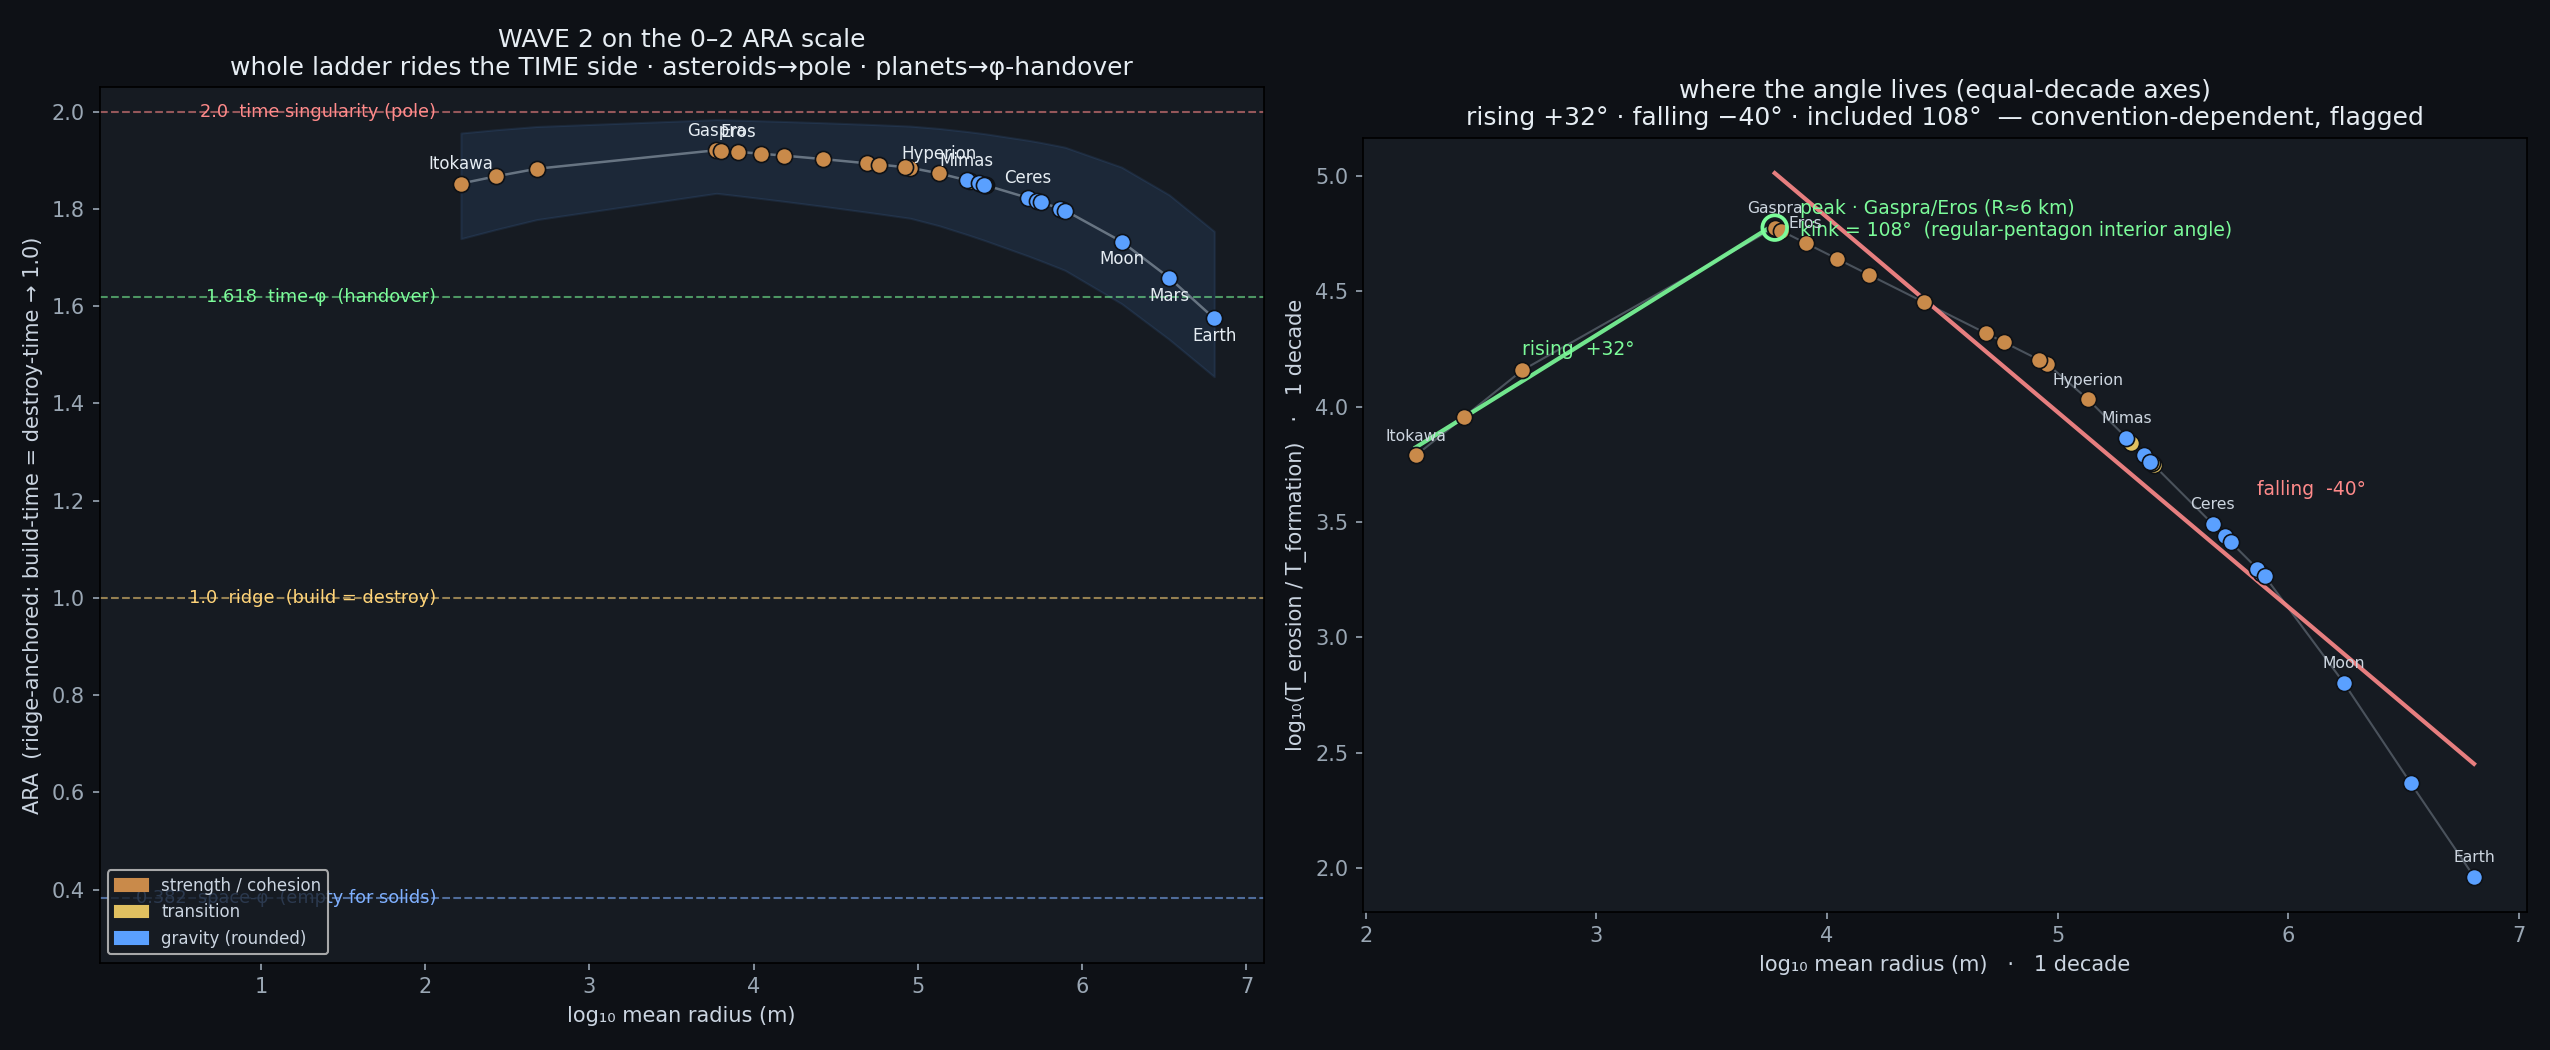

The Python source for this figure:
"""Wave 2 (formation->erosion) redrawn ON the 0-2 ARA scale.
 A: y = ARA, ridge-anchored (build-time == destroy-time -> 1.0), phi-lines, convention band.
 B: raw log-ratio curve where the 108-degree pentagon kink actually lives."""
import numpy as np, matplotlib
matplotlib.use("Agg"); import matplotlib.pyplot as plt

BODIES=[("Itokawa",0.165,"S"),("Bennu",0.268,"S"),("Ryugu",0.478,"S"),("Eros",8.07,"S"),
("Gaspra",5.93,"S"),("Ida",15.2,"S"),("Deimos",6.34,"S"),("Phobos",11.05,"S"),
("Mathilde",26.4,"S"),("Lutetia",48.8,"S"),("Epimetheus",58.2,"S"),("Janus",89.9,"S"),
("Amalthea",83.0,"S"),("Hyperion",135.,"S"),("Proteus",208.7,"T"),("Mimas",198.2,"G"),
("Vesta",261.,"T"),("Pallas",256.,"T"),("Miranda",235.7,"G"),("Enceladus",252.,"G"),
("Ceres",469.,"G"),("Tethys",531.,"G"),("Dione",561.,"G"),("Rhea",763.,"G"),
("Iapetus",734.,"G"),("Titania",788.,"G"),("Moon",1737.,"G"),("Mars",3389.,"G"),("Earth",6371.,"G")]
COL={"S":"#c98a4a","T":"#e0c060","G":"#5aa0ff"}
names=[b[0] for b in BODIES]; R=np.array([b[1] for b in BODIES]); reg=[b[2] for b in BODIES]
logR=np.log10(R*1000.)
fa_x=np.array([-2,3,5,6,6.8]); fa_y=np.array([3.0,4.5,5.5,6.5,7.7])
logTform=np.interp(logR,fa_x,fa_y)
D=2*R
logTerode=np.minimum(np.log10(0.3e9)+1.1*np.log10(D/0.8),np.log10(4.6e9))
logratio=logTerode-logTform
def ARA(W): return 1+np.tanh(logratio/W)

o=np.argsort(logR); lr=logR[o]; rt=logratio[o]; nmo=np.array(names)[o]; rego=np.array(reg)[o]
pk=int(np.argmax(rt))

fig,(axA,axB)=plt.subplots(1,2,figsize=(17,7),facecolor="#0e1116")
for ax in (axA,axB): ax.set_facecolor("#161b22"); ax.tick_params(colors="#9aa7b4"); ax.grid(False)
LAB={"S":"strength / cohesion","T":"transition","G":"gravity (rounded)"}

# ---------- Panel A : ON the ARA scale ----------
# phi / landmark lines
for yv,lab,c in [(2.0,"2.0  time singularity (pole)","#ff8a8a"),
                 (1.618,"1.618  time-φ  (handover)","#7CFC9A"),
                 (1.0,"1.0  ridge  (build = destroy)","#ffd479"),
                 (0.382,"0.382  space-φ  (empty for solids)","#7fb0ff")]:
    axA.axhline(yv,color=c,lw=1.0,ls="--",alpha=0.55)
    axA.text(logR.min()-0.15,yv,lab,color=c,fontsize=8.5,va="center",ha="right")
# convention band (W=2 upper, W=4 lower) + primary W=3 line
aU=ARA(2.0)[o]; aL=ARA(4.0)[o]; aM=ARA(3.0)[o]
axA.fill_between(lr,aL,aU,color="#5aa0ff",alpha=0.10,zorder=1,label="convention band (W=2→4)")
axA.plot(lr,aM,color="#9aa7b4",lw=1.2,alpha=0.6,zorder=2)
for i in range(len(BODIES)):
    axA.scatter(logR[i],ARA(3.0)[i],s=60,c=COL[reg[i]],edgecolors="#0e1116",lw=0.8,zorder=3)
    if names[i] in ("Itokawa","Eros","Gaspra","Hyperion","Mimas","Ceres","Moon","Mars","Earth"):
        axA.annotate(names[i],(logR[i],ARA(3.0)[i]),textcoords="offset points",
                     xytext=(0,-11 if names[i] in("Earth","Moon","Mars") else 7),
                     fontsize=8,color="#e6edf3",ha="center")
axA.set_xlim(logR.min()-2.2,logR.max()+0.3)
axA.set_ylim(0.25,2.05)
axA.set_xlabel("log₁₀ mean radius (m)",color="#cbd5e1")
axA.set_ylabel("ARA  (ridge-anchored: build-time = destroy-time → 1.0)",color="#cbd5e1")
axA.set_title("WAVE 2 on the 0–2 ARA scale\nwhole ladder rides the TIME side · asteroids→pole · planets→φ-handover",
              color="#e6edf3",fontsize=12)
import matplotlib.patches as mp
axA.legend(handles=[mp.Patch(color=COL[k],label=LAB[k]) for k in ["S","T","G"]],
           facecolor="#161b22",labelcolor="#cbd5e1",fontsize=8,loc="lower left")

# ---------- Panel B : raw log-ratio curve with the 108-degree kink ----------
for k in ["S","T","G"]:
    idx=[i for i in range(len(BODIES)) if reg[i]==k]
    axB.scatter(logR[idx],logratio[idx],s=60,c=COL[k],edgecolors="#0e1116",lw=0.8,zorder=3)
axB.plot(lr,rt,color="#9aa7b4",lw=1.0,alpha=0.4,zorder=1)
# limb fits (equal-decade convention)
sr=np.polyfit(lr[:pk+1],rt[:pk+1],1); sf=np.polyfit(lr[pk:],rt[pk:],1)
xr=np.array([lr[0],lr[pk]]); xf=np.array([lr[pk],lr[-1]])
axB.plot(xr,np.polyval(sr,xr),color="#7CFC9A",lw=2,alpha=0.9)
axB.plot(xf,np.polyval(sf,xf),color="#ff8a8a",lw=2,alpha=0.9)
ang_r=np.degrees(np.arctan(sr[0])); ang_f=np.degrees(np.arctan(sf[0])); inc=180-abs(ang_r)-abs(ang_f)
axB.scatter([lr[pk]],[rt[pk]],s=140,facecolors="none",edgecolors="#7CFC9A",lw=1.8,zorder=4)
axB.annotate(f"peak · Gaspra/Eros (R≈6 km)\nkink = {inc:.0f}°  (regular-pentagon interior angle)",
             (lr[pk],rt[pk]),textcoords="offset points",xytext=(12,-4),fontsize=9,color="#7CFC9A")
axB.text(lr[2],rt[pk]-0.55,f"rising  +{ang_r:.0f}°",color="#7CFC9A",fontsize=9)
axB.text(lr[-6],rt[-4]+0.35,f"falling  {ang_f:.0f}°",color="#ff8a8a",fontsize=9)
for nm in ("Itokawa","Eros","Gaspra","Hyperion","Mimas","Ceres","Moon","Earth"):
    i=names.index(nm)
    axB.annotate(nm,(logR[i],logratio[i]),textcoords="offset points",xytext=(0,7),fontsize=7.5,color="#cdd6e0",ha="center")
axB.set_xlabel("log₁₀ mean radius (m)   ·   1 decade",color="#cbd5e1")
axB.set_ylabel("log₁₀(T_erosion / T_formation)   ·   1 decade",color="#cbd5e1")
axB.set_title("where the angle lives (equal-decade axes)\nrising +32° · falling −40° · included 108°  — convention-dependent, flagged",
              color="#e6edf3",fontsize=12)
axB.set_aspect('equal', adjustable='box')

out="/sessions/inspiring-wizardly-hypatia/mnt/SystemFormulaFolder/GIT/ARA-GIT/analysis/vertical_rocks/wave2_on_ara_scale.png"
plt.tight_layout(); plt.savefig(out,dpi=150,facecolor="#0e1116"); print("saved",out)
print(f"kink included angle = {inc:.1f}deg ; rising {ang_r:.1f} ; falling {ang_f:.1f}")
